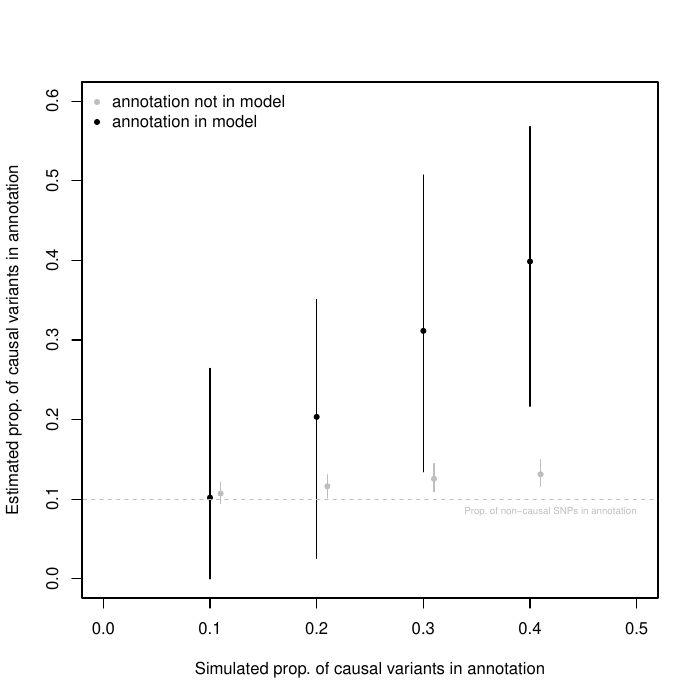

The script that saved this image:
#
# plot
#


getrange = function(f){
	d = read.table(f, as.is = T)
	d = d[order(d[,1]),]
	return( c(mean(d[6:95]), d[6], d[95]))
}

fs = c("all_0.1_0.1.fs", "all_0.2_0.1.fs", "all_0.3_0.1.fs", "all_0.4_0.1.fs")
ffs = c(0.1, 0.2, 0.3, 0.4)
toplot = data.frame(matrix(nrow = 4, ncol = 5))

for (i in 1:length(fs)){
	t = getrange(fs[i])
	toplot[i,1] = ffs[i]
	toplot[i,2] = 0.01
	toplot[i,3:5] = t

}
print(toplot)

toplot2 = data.frame(matrix(nrow = 4, ncol = 5))

for (i in 1:length(fs)){
        t = getrange(paste0(fs[i], "_noannot"))
        toplot2[i,1] = ffs[i]
        toplot2[i,2] = 0.01
        toplot2[i,3:5] = t

}
print(toplot2)

pdf("plot_baseline_0.1.pdf")
plot(toplot[,1], toplot[,3], pch = 20, xlim = c(0, 0.5), ylim = c(0, 0.6), xlab = "Simulated prop. of causal variants in annotation", ylab= "Estimated prop. of causal variants in annotation")
for (i in 1:nrow(toplot)){
	lines( c(toplot[i,1], toplot[i,1]), c(toplot[i,4], toplot[i,5]))
}

points(toplot2[,1]+0.01, toplot2[,3], pch = 20, xlim = c(0, 0.5), ylim = c(0, 0.6), col = "grey")

for (i in 1:nrow(toplot2)){
        lines( c(toplot2[i,1]+0.01, toplot2[i,1]+0.01), c(toplot2[i,4], toplot2[i,5]), col = "grey")
}
lines(c(-10, 10), c(0.1, 0.1), col = "grey", lty = 2)
text(0.5, 0.09, lab = "Prop. of non-causal SNPs in annotation", adj = c(1, 1), col = "grey", cex = 0.6)
legend("topleft", legend = c("annotation not in model", "annotation in model"), col = c("grey", "black"), bty = "n", pch = c(20, 20))

dev.off()

	

